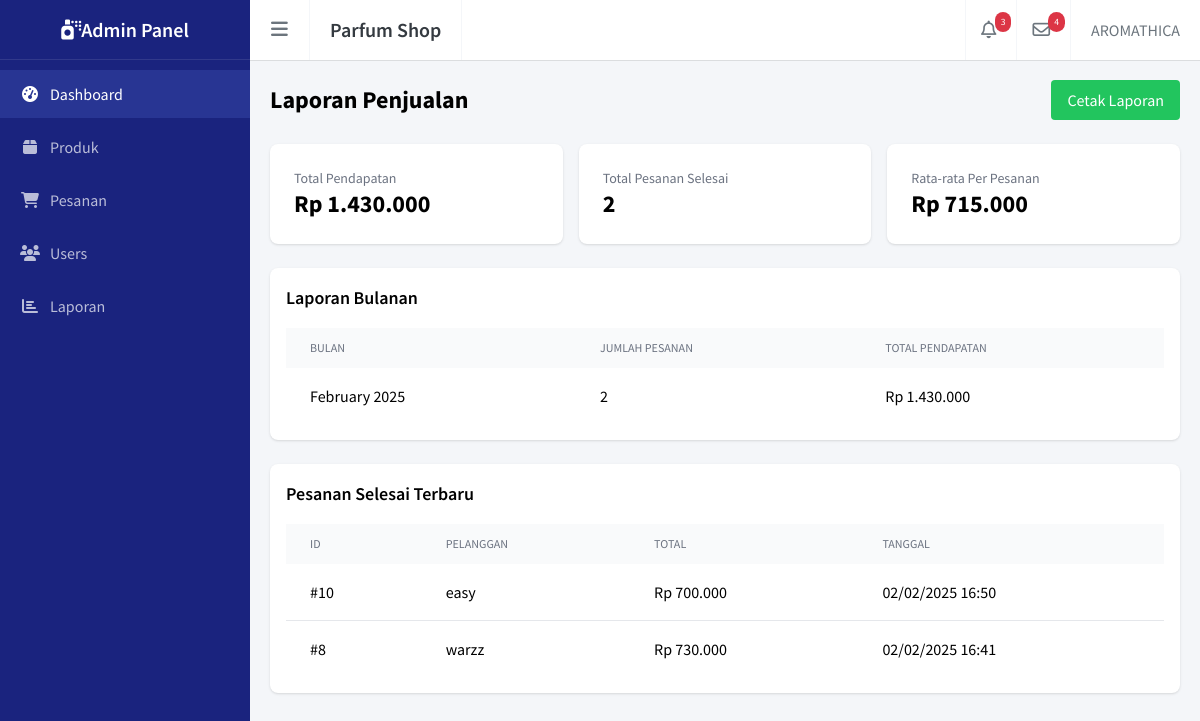
The page /admin/history_all.php on the database its author committed.
### tables this page shows
CREATE TABLE `pesanan` (
  `id` int(11) NOT NULL,
  `user_id` int(11) NOT NULL,
  `total_harga` decimal(10,2) NOT NULL,
  `status` enum('Diproses','Dikirim','Selesai') DEFAULT 'Diproses',
  `created_at` timestamp NOT NULL DEFAULT CURRENT_TIMESTAMP,
  `updated_at` timestamp NOT NULL DEFAULT CURRENT_TIMESTAMP ON UPDATE CURRENT_TIMESTAMP
);

CREATE TABLE `users` (
  `id` int(11) NOT NULL,
  `nama` varchar(100) NOT NULL,
  `email` varchar(100) NOT NULL,
  `password` varchar(255) NOT NULL,
  `role` enum('admin','kasir','user') NOT NULL DEFAULT 'user',
  `created_at` timestamp NOT NULL DEFAULT CURRENT_TIMESTAMP
);

### admin/history_all.php (the view, shortened to what this page needs)
<?php
require_once '../config/database.php';
$stats_query = mysqli_query($conn, "
    SELECT
        COUNT(*) as total_orders,
        SUM(total_harga) as total_revenue,
        DATE_FORMAT(created_at, '%Y-%m') as month
    FROM pesanan
    WHERE status = 'Selesai'
    GROUP BY DATE_FORMAT(created_at, '%Y-%m')
    ORDER BY month DESC
");
$monthly_stats = [];
while ($row = mysqli_fetch_assoc($stats_query)) {
    $monthly_stats[] = $row;
}
$recent_orders = mysqli_query($conn, "
    SELECT p.*, u.nama as nama_pelanggan
    FROM pesanan p
    JOIN users u ON p.user_id = u.id
    WHERE p.status = 'Selesai'
    ORDER BY p.created_at DESC
    LIMIT 10
");
include '../templates/header.php';
include '../templates/navbar.php';
include '../templates/sidebar.php';
?>
<div class="main-content">
    <div class="flex justify-between items-center mb-6">
        <h2 class="text-2xl font-bold">Laporan Penjualan</h2>
        <button onclick="printReport()" class="bg-green-500 text-white px-4 py-2 rounded hover:bg-green-600">
            Cetak Laporan
        </button>
    </div>
    <div class="grid grid-cols-1 md:grid-cols-3 gap-4 mb-6">
        <?php
        $total_all_time = 0;
        $total_orders = 0;
        foreach ($monthly_stats as $stat) {
            $total_all_time += $stat['total_revenue'];
            $total_orders += $stat['total_orders'];
        }
        ?>
        <div class="bg-white p-6 rounded-lg shadow">
            <h3 class="text-gray-500 text-sm">Total Pendapatan</h3>
            <p class="text-2xl font-bold">Rp <?php echo number_format($total_all_time, 0, ',', '.'); ?></p>
        </div>
        <div class="bg-white p-6 rounded-lg shadow">
            <h3 class="text-gray-500 text-sm">Total Pesanan Selesai</h3>
            <p class="text-2xl font-bold"><?php echo $total_orders; ?></p>
        </div>
        <div class="bg-white p-6 rounded-lg shadow">
            <h3 class="text-gray-500 text-sm">Rata-rata Per Pesanan</h3>
            <p class="text-2xl font-bold">Rp
                <?php echo $total_orders > 0 ? number_format($total_all_time / $total_orders, 0, ',', '.') : 0; ?></p>
        </div>
    </div>
    <div class="bg-white rounded-lg shadow mb-6">
        <div class="p-4">
            <h3 class="text-lg font-semibold mb-4">Laporan Bulanan</h3>
            <div class="overflow-x-auto">
                <table class="min-w-full">
                    <thead class="bg-gray-50">
                        <tr>
                            <th class="px-6 py-3 text-left text-xs font-medium text-gray-500 uppercase">Bulan</th>
                            <th class="px-6 py-3 text-left text-xs font-medium text-gray-500 uppercase">Jumlah Pesanan
                            </th>
                            <th class="px-6 py-3 text-left text-xs font-medium text-gray-500 uppercase">Total Pendapatan
                            </th>
                        </tr>
                    </thead>
                    <tbody class="divide-y divide-gray-200">
                        <?php foreach ($monthly_stats as $stat): ?>
                            <tr>
                                <td class="px-6 py-4"><?php echo date('F Y', strtotime($stat['month'] . '-01')); ?></td>
                                <td class="px-6 py-4"><?php echo $stat['total_orders']; ?></td>
                                <td class="px-6 py-4">Rp <?php echo number_format($stat['total_revenue'], 0, ',', '.'); ?>
                                </td>
                            </tr>
                        <?php endforeach; ?>
                    </tbody>
                </table>
            </div>
        </div>
    </div>
    <div class="bg-white rounded-lg shadow">
        <div class="p-4">
            <h3 class="text-lg font-semibold mb-4">Pesanan Selesai Terbaru</h3>
            <div class="overflow-x-auto">
                <table class="min-w-full">
                    <thead class="bg-gray-50">
                        <tr>
                            <th class="px-6 py-3 text-left text-xs font-medium text-gray-500 uppercase">ID</th>
                            <th class="px-6 py-3 text-left text-xs font-medium text-gray-500 uppercase">Pelanggan</th>
                            <th class="px-6 py-3 text-left text-xs font-medium text-gray-500 uppercase">Total</th>
                            <th class="px-6 py-3 text-left text-xs font-medium text-gray-500 uppercase">Tanggal</th>
                        </tr>
                    </thead>
                    <tbody class="divide-y divide-gray-200">
                        <?php while ($order = mysqli_fetch_assoc($recent_orders)): ?>
                            <tr>
                                <td class="px-6 py-4">#<?php echo $order['id']; ?></td>
                                <td class="px-6 py-4"><?php echo htmlspecialchars($order['nama_pelanggan']); ?></td>
                                <td class="px-6 py-4">Rp <?php echo number_format($order['total_harga'], 0, ',', '.'); ?>
                                </td>
                                <td class="px-6 py-4"><?php echo date('d/m/Y H:i', strtotime($order['created_at'])); ?></td>
                            </tr>
                        <?php endwhile; ?>
                    </tbody>
                </table>
            </div>
        </div>
    </div>
</div>

### assets/css/master_produk.css (style rules this page uses)
.main-content { padding: 20px; background-color: #f4f6f9; }
.main-content { padding: 20px; background-color: #f4f6f9; min-height: 100vh; }

### assets/css/main.css (style rules this page uses)
:root { --navy-dark: #1a237e; --navy-light: #283593; --sidebar-width: 250px; --sidebar-mini-width: 65px; }
* { margin: 0; padding: 0; box-sizing: border-box; }
body { font-family: "Source Sans Pro", sans-serif; background: #f4f6f9; min-height: 100vh; }
.main-content { margin-left: var(--sidebar-width); padding: 20px; margin-top: 60px; transition: margin-left 0.3s ease-in-out; }

### rows shown on the page
pesanan: id "10", user.nama "easy", total_harga "700.000", created_at "02/02/2025 16:50"
pesanan: id "8", user.nama "warzz", total_harga "730.000", created_at "02/02/2025 16:41"

### other values the page prints
$total_all_time "1.430.000"
$total_orders "2"
$total_all_time / $total_orders "715.000"
date('F Y', strtotime($stat['month'] . '-01')) "February 2025"
$stat['total_orders'] "2"
$stat['total_revenue'] "1.430.000"
